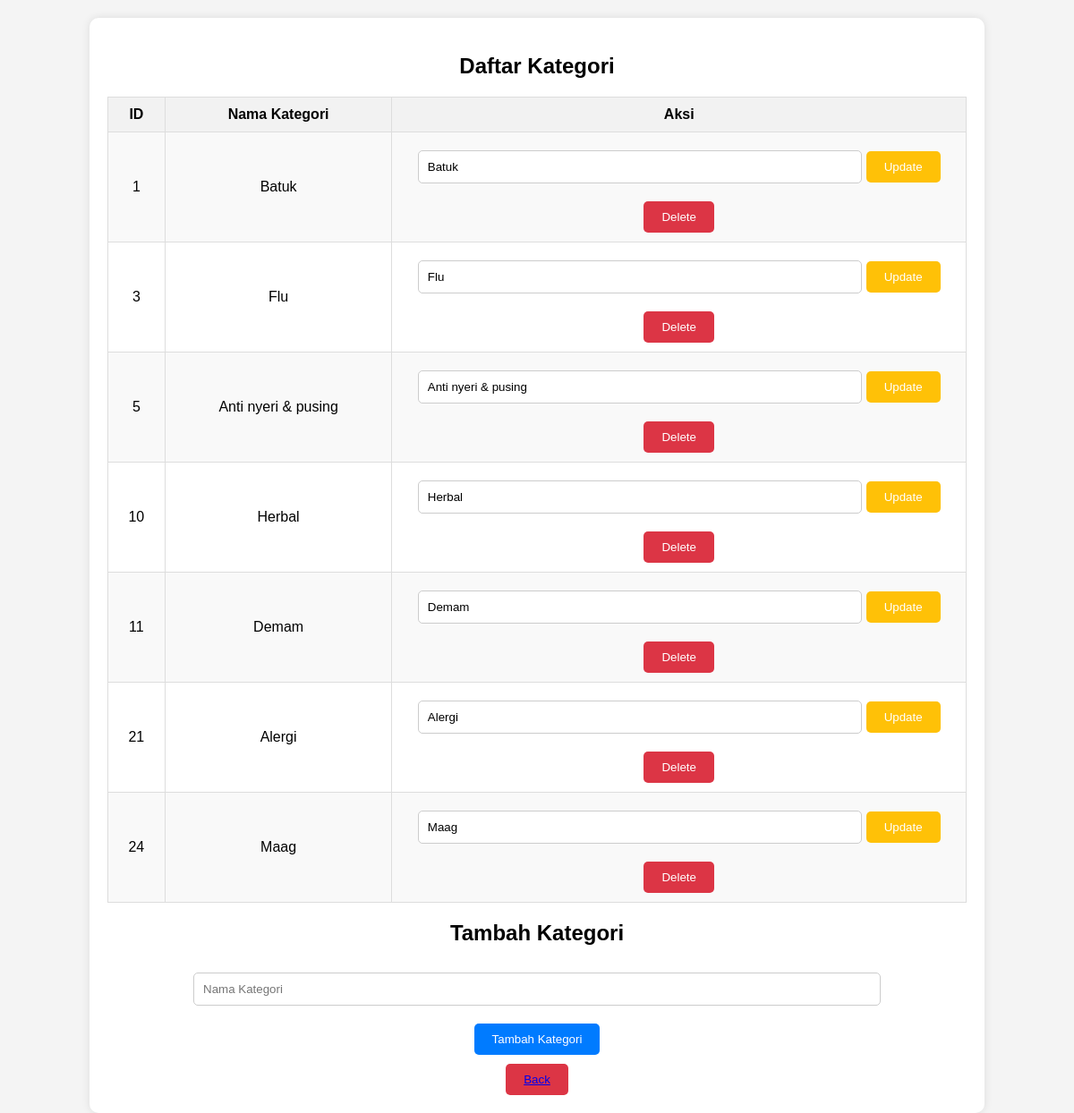
The app's page /kategori/datakategori.php with its own data.
### tables this page shows
CREATE TABLE `kategori` (
  `id_kat` int(11) NOT NULL,
  `nama_kat` varchar(1000) NOT NULL
);

### kategori/datakategori.php (the view, shortened to what this page needs)
<?php
require "../koneksi.php";
$sql_read = "SELECT * FROM kategori";
$result = mysqli_query($koneksi, $sql_read);
?>
<!DOCTYPE html>
<html lang="en">
<head>
</head>
<body>
    <div class="container">
        <h2>Daftar Kategori</h2>
        <table>
            <tr>
                <th>ID</th>
                <th>Nama Kategori</th>
                <th>Aksi</th>
            </tr>
            <?php while($row = mysqli_fetch_assoc($result)): ?>
                <tr>
                    <td><?php echo $row['id_kat']; ?></td>
                    <td><?php echo $row['nama_kat']; ?></td>
                    <td>
                        <form method="post" style="display:inline;">
                            <input type="text" name="nama_kategori" value="<?php echo $row['nama_kat']; ?>">
                            <button type="submit" name="update" class="btn-warning">Update</button>
                            <button type="submit" name="delete" class="btn-danger">Delete</button>
                        </form>
                    </td>
                </tr>
            <?php endwhile;?>
        </table>
        <h2>Tambah Kategori</h2>
        <form method="POST">
            <input type="text" name="nama_kategori" placeholder="Nama Kategori">
            <button type="submit" name="submit">Tambah Kategori</button>
            <button class="btn-danger"><a href="../admin.php">Back</a></button>
        </form>
    </div>
</body>
</html>

### kategori/datakategori.php (style rules this page uses)
body { font-family: Arial, sans-serif; margin: 0; padding: 0; display: flex; justify-content: center; align-items: center; min-height: 100vh; background-color: #f4f4f4; }
.container { width: 80%; margin-top: 20px; background-color: #fff; padding: 20px; border-radius: 10px; box-shadow: 0 0 10px rgba(0, 0, 0, 0.1); text-align: center; }
h2 { text-align: center; margin-bottom: 20px; }
form { display: flex; flex-direction: column; align-items: center; }
input[type="text"] { padding: 10px; margin: 10px 0; width: 80%; box-sizing: border-box; border: 1px solid #ccc; border-radius: 5px; }
button { padding: 10px 20px; margin-top: 10px; background-color: #007bff; color: #fff; border: none; border-radius: 5px; cursor: pointer; }
table { width: 100%; border-collapse: collapse; margin-top: 20px; }
table, th, td { border: 1px solid #ddd; padding: 10px; }
th { background-color: #f2f2f2; }
tr:nth-child(even) { background-color: #f9f9f9; }
.btn-warning { background-color: #ffc107; }
.btn-danger { background-color: #dc3545; }

### records on screen
kategori: id_kat "1", nama_kat "Batuk", nama_kategori "Batuk"
kategori: id_kat "3", nama_kat "Flu", nama_kategori "Flu"
kategori: id_kat "5", nama_kat "Anti nyeri & pusing", nama_kategori "Anti nyeri & pusing"
kategori: id_kat "10", nama_kat "Herbal", nama_kategori "Herbal"
kategori: id_kat "11", nama_kat "Demam", nama_kategori "Demam"
kategori: id_kat "21", nama_kat "Alergi", nama_kategori "Alergi"
kategori: id_kat "24", nama_kat "Maag", nama_kategori "Maag"
